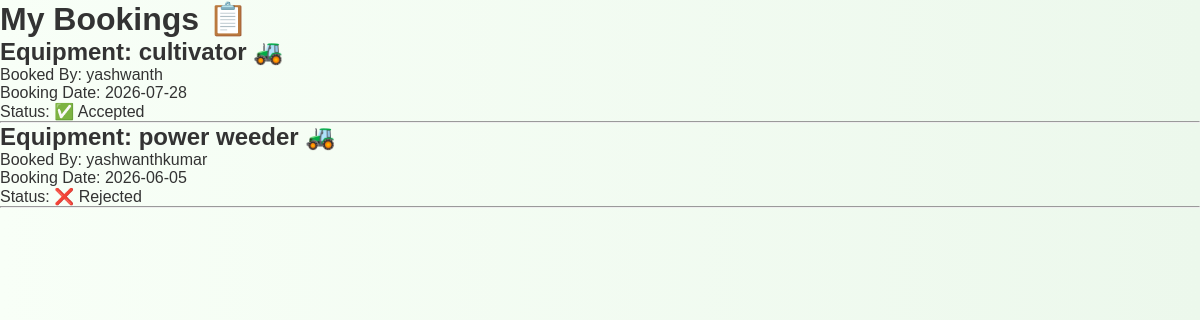
The app's page /bookings (signed in) with its own data.
### tables this page shows
CREATE TABLE bookings(
    id INTEGER PRIMARY KEY AUTOINCREMENT,
    equipment_id INTEGER,
    farmer_name TEXT,
    booking_date TEXT
, status TEXT DEFAULT 'Pending', farmer_email TEXT);

CREATE TABLE equipment(
        id INTEGER PRIMARY KEY AUTOINCREMENT,
        name TEXT,
        category TEXT,
        description TEXT,
        price INTEGER,
        location TEXT
    , owner_email TEXT);

### app.py (the view)
@app.route("/bookings")
def bookings():
    if "email" not in session:
        return redirect("/login")
    conn = sqlite3.connect("agrishare.db")
    cursor = conn.cursor()
    if session.get("role") == "farmer":
        cursor.execute("""
            SELECT equipment.name,
                   bookings.farmer_name,
                   bookings.booking_date,
                   bookings.status
            FROM bookings
            JOIN equipment
            ON bookings.equipment_id = equipment.id
            WHERE bookings.farmer_email=?
        """,
        (session["email"],))
    else:
        cursor.execute("""
            SELECT equipment.name,
                   bookings.farmer_name,
                   bookings.booking_date,
                   bookings.status
            FROM bookings
            JOIN equipment
            ON bookings.equipment_id = equipment.id
            WHERE equipment.owner_email=?
        """,
        (session["email"],))
    bookings = cursor.fetchall()
    conn.close()
    return render_template(
        "bookings.html",
        bookings=bookings
    )

### templates/bookings.html (shortened to what this page needs)
 <!DOCTYPE html>
<html lang="en">
<head>
    <link rel="stylesheet"
          href="{{ url_for('static', filename='css/style.css') }}">
</head>
<body>
    <h1>My Bookings 📋</h1>
    {% for booking in bookings %}
    <div>
        <h2>Equipment: {{ booking[0] }} 🚜</h2>
        <p>Booked By: {{ booking[1] }}</p>
        <p>Booking Date: {{ booking[2] }}</p>
        <p>
            Status:
            {% if booking[3] == "Pending" %}
                ⏳ Pending
            {% elif booking[3] == "Accepted" %}
                ✅ Accepted
            {% elif booking[3] == "Rejected" %}
                ❌ Rejected
            {% else %}
                {{ booking[3] }}
            {% endif %}
        </p>
        <hr>
    </div>
    {% else %}
    <p>No bookings found.</p>
    {% endfor %}
</body>
</html>

### static/css/style.css (style rules this page uses)
* { margin:0; padding:0; box-sizing:border-box; font-family:'Poppins', sans-serif; }
body { background:linear-gradient(to right,#F8FFF7,#ECF8EC); color:#333; }

### records on screen
bookings: name "cultivator", farmer_name "yashwanth", booking_date "2026-07-28", status "✅ Accepted"
bookings: name "power weeder", farmer_name "yashwanthkumar", booking_date "2026-06-05", status "❌ Rejected"
